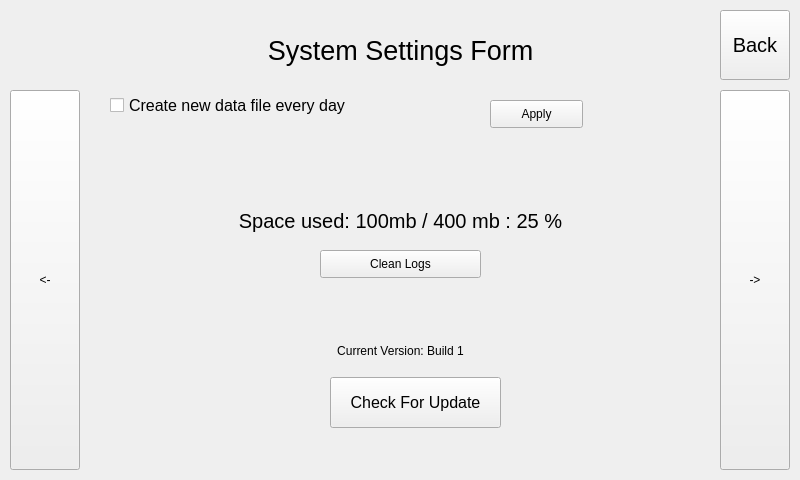
<?xml version="1.0" encoding="UTF-8"?>
<ui version="4.0">
 <class>SystemSettingsForm</class>
 <widget class="QWidget" name="SystemSettingsForm">
  <property name="geometry">
   <rect>
    <x>0</x>
    <y>0</y>
    <width>800</width>
    <height>480</height>
   </rect>
  </property>
  <property name="minimumSize">
   <size>
    <width>800</width>
    <height>480</height>
   </size>
  </property>
  <property name="maximumSize">
   <size>
    <width>800</width>
    <height>480</height>
   </size>
  </property>
  <property name="windowTitle">
   <string>Form</string>
  </property>
  <widget class="QPushButton" name="closeButton">
   <property name="geometry">
    <rect>
     <x>720</x>
     <y>10</y>
     <width>70</width>
     <height>70</height>
    </rect>
   </property>
   <property name="font">
    <font>
     <pointsize>15</pointsize>
    </font>
   </property>
   <property name="text">
    <string>Back</string>
   </property>
  </widget>
  <widget class="QPushButton" name="moveRightButton">
   <property name="geometry">
    <rect>
     <x>720</x>
     <y>90</y>
     <width>70</width>
     <height>380</height>
    </rect>
   </property>
   <property name="text">
    <string>-&gt;</string>
   </property>
  </widget>
  <widget class="QPushButton" name="moveLeftButton">
   <property name="geometry">
    <rect>
     <x>10</x>
     <y>90</y>
     <width>70</width>
     <height>380</height>
    </rect>
   </property>
   <property name="text">
    <string>&lt;-</string>
   </property>
  </widget>
  <widget class="QLabel" name="Title">
   <property name="geometry">
    <rect>
     <x>0</x>
     <y>20</y>
     <width>801</width>
     <height>61</height>
    </rect>
   </property>
   <property name="font">
    <font>
     <pointsize>20</pointsize>
    </font>
   </property>
   <property name="text">
    <string>System Settings Form</string>
   </property>
   <property name="alignment">
    <set>Qt::AlignCenter</set>
   </property>
  </widget>
  <widget class="QCheckBox" name="createEveryDay">
   <property name="geometry">
    <rect>
     <x>110</x>
     <y>90</y>
     <width>311</width>
     <height>31</height>
    </rect>
   </property>
   <property name="font">
    <font>
     <pointsize>12</pointsize>
    </font>
   </property>
   <property name="text">
    <string>Create new data file every day</string>
   </property>
  </widget>
  <widget class="QPushButton" name="applyButton">
   <property name="geometry">
    <rect>
     <x>490</x>
     <y>100</y>
     <width>93</width>
     <height>28</height>
    </rect>
   </property>
   <property name="text">
    <string>Apply</string>
   </property>
  </widget>
  <widget class="QLabel" name="dataSpaceLabel">
   <property name="geometry">
    <rect>
     <x>90</x>
     <y>190</y>
     <width>621</width>
     <height>61</height>
    </rect>
   </property>
   <property name="font">
    <font>
     <pointsize>15</pointsize>
    </font>
   </property>
   <property name="text">
    <string>Space used: 100mb / 400 mb : 25 %</string>
   </property>
   <property name="alignment">
    <set>Qt::AlignCenter</set>
   </property>
  </widget>
  <widget class="QPushButton" name="cleanLogs">
   <property name="geometry">
    <rect>
     <x>320</x>
     <y>250</y>
     <width>161</width>
     <height>28</height>
    </rect>
   </property>
   <property name="text">
    <string>Clean Logs</string>
   </property>
  </widget>
  <widget class="QLabel" name="updateLabel">
   <property name="geometry">
    <rect>
     <x>90</x>
     <y>320</y>
     <width>621</width>
     <height>61</height>
    </rect>
   </property>
   <property name="text">
    <string>Current Version: Build 1</string>
   </property>
   <property name="alignment">
    <set>Qt::AlignCenter</set>
   </property>
  </widget>
  <widget class="QPushButton" name="pushButton">
   <property name="geometry">
    <rect>
     <x>330</x>
     <y>377</y>
     <width>171</width>
     <height>51</height>
    </rect>
   </property>
   <property name="font">
    <font>
     <pointsize>12</pointsize>
    </font>
   </property>
   <property name="text">
    <string>Check For Update</string>
   </property>
  </widget>
  <zorder>Title</zorder>
  <zorder>closeButton</zorder>
  <zorder>moveRightButton</zorder>
  <zorder>moveLeftButton</zorder>
  <zorder>createEveryDay</zorder>
  <zorder>applyButton</zorder>
  <zorder>dataSpaceLabel</zorder>
  <zorder>cleanLogs</zorder>
  <zorder>updateLabel</zorder>
  <zorder>pushButton</zorder>
 </widget>
 <resources/>
 <connections/>
</ui>
